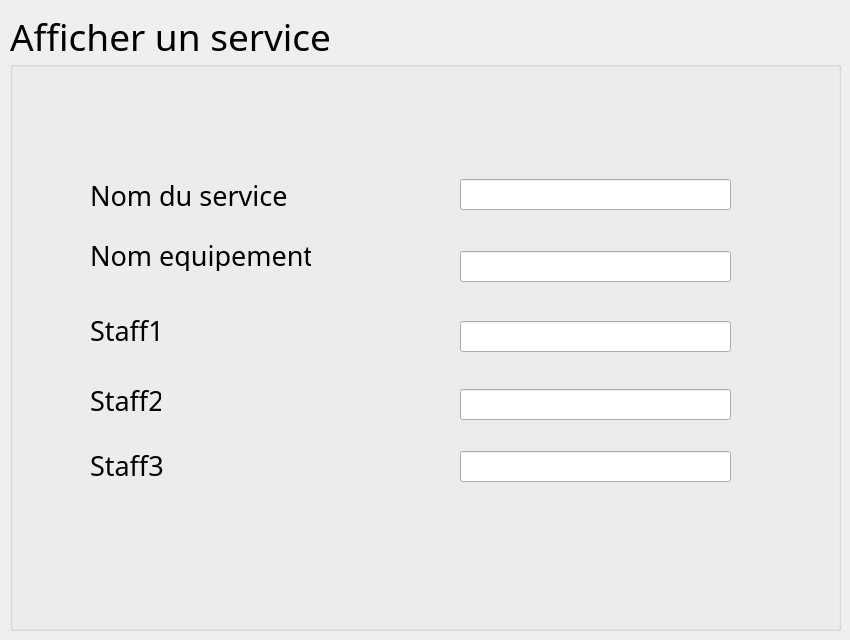
        <widget class="QWidget" name="AffichageService">
         <widget class="QGroupBox" name="groupBox_7">
          <property name="geometry">
           <rect>
            <x>10</x>
            <y>10</y>
            <width>831</width>
            <height>621</height>
           </rect>
          </property>
          <property name="font">
           <font>
            <family>Quicksand SemiBold</family>
            <pointsize>28</pointsize>
           </font>
          </property>
          <property name="title">
           <string>Afficher un service</string>
          </property>
          <widget class="QLabel" name="nom_service_4">
           <property name="geometry">
            <rect>
             <x>80</x>
             <y>170</y>
             <width>211</width>
             <height>31</height>
            </rect>
           </property>
           <property name="font">
            <font>
             <family>Quicksand SemiBold</family>
             <pointsize>20</pointsize>
            </font>
           </property>
           <property name="text">
            <string>Nom du service</string>
           </property>
          </widget>
          <widget class="QPushButton" name="pushButton_RetourAffService">
           <property name="geometry">
            <rect>
             <x>10</x>
             <y>580</y>
             <width>61</width>
             <height>31</height>
            </rect>
           </property>
           <property name="styleSheet">
            <string notr="true">#pushButton_RetourAffService{
background-color: transparent;
border-image: url(:/pics/pics/precedent.png);
background: none;
border: none;
background-repeat: none;
}</string>
           </property>
           <property name="text">
            <string/>
           </property>
          </widget>
          <widget class="QLabel" name="staff2_4">
           <property name="geometry">
            <rect>
             <x>80</x>
             <y>380</y>
             <width>71</width>
             <height>21</height>
            </rect>
           </property>
           <property name="font">
            <font>
             <family>Quicksand SemiBold</family>
             <pointsize>20</pointsize>
            </font>
           </property>
           <property name="text">
            <string>Staff2</string>
           </property>
          </widget>
          <widget class="QLabel" name="staff3_4">
           <property name="geometry">
            <rect>
             <x>80</x>
             <y>440</y>
             <width>81</width>
             <height>31</height>
            </rect>
           </property>
           <property name="font">
            <font>
             <family>Quicksand SemiBold</family>
             <pointsize>20</pointsize>
            </font>
           </property>
           <property name="text">
            <string>Staff3</string>
           </property>
          </widget>
          <widget class="QLabel" name="staff1_4">
           <property name="geometry">
            <rect>
             <x>80</x>
             <y>310</y>
             <width>91</width>
             <height>21</height>
            </rect>
           </property>
           <property name="font">
            <font>
             <family>Quicksand SemiBold</family>
             <pointsize>20</pointsize>
            </font>
           </property>
           <property name="text">
            <string>Staff1</string>
           </property>
          </widget>
          <widget class="QLineEdit" name="lineEdit_AffNomService">
           <property name="geometry">
            <rect>
             <x>450</x>
             <y>169</y>
             <width>271</width>
             <height>31</height>
            </rect>
           </property>
           <property name="readOnly">
            <bool>true</bool>
           </property>
          </widget>
          <widget class="QLineEdit" name="lineEdit_AffStaff1">
           <property name="geometry">
            <rect>
             <x>450</x>
             <y>311</y>
             <width>271</width>
             <height>31</height>
            </rect>
           </property>
           <property name="readOnly">
            <bool>true</bool>
           </property>
          </widget>
          <widget class="QLineEdit" name="lineEdit_AffStaff2">
           <property name="geometry">
            <rect>
             <x>450</x>
             <y>379</y>
             <width>271</width>
             <height>31</height>
            </rect>
           </property>
           <property name="readOnly">
            <bool>true</bool>
           </property>
          </widget>
          <widget class="QLineEdit" name="lineEdit_AffStaff3">
           <property name="geometry">
            <rect>
             <x>450</x>
             <y>441</y>
             <width>271</width>
             <height>31</height>
            </rect>
           </property>
           <property name="readOnly">
            <bool>true</bool>
           </property>
          </widget>
          <widget class="QPushButton" name="pushButton_modifierServiceAff">
           <property name="geometry">
            <rect>
             <x>770</x>
             <y>560</y>
             <width>51</width>
             <height>51</height>
            </rect>
           </property>
           <property name="styleSheet">
            <string notr="true">#pushButton_modifierServiceAff{
background-color: transparent;
border-image: url(:/pics/pics/modifier.png);
background: none;
border: none;
background-repeat: none;
}</string>
           </property>
           <property name="text">
            <string/>
           </property>
          </widget>
          <widget class="QPushButton" name="pushButton_imprimerService">
           <property name="geometry">
            <rect>
             <x>770</x>
             <y>20</y>
             <width>41</width>
             <height>41</height>
            </rect>
           </property>
           <property name="styleSheet">
            <string notr="true">#pushButton_imprimerService{
background-color: transparent;
border-image: url(:/pics/pics/printSahar.png);
background: none;
border: none;
background-repeat: none;
}</string>
           </property>
           <property name="text">
            <string/>
           </property>
          </widget>
          <widget class="QLabel" name="label_48">
           <property name="geometry">
            <rect>
             <x>80</x>
             <y>230</y>
             <width>221</width>
             <height>31</height>
            </rect>
           </property>
           <property name="font">
            <font>
             <family>Quicksand SemiBold</family>
             <pointsize>20</pointsize>
            </font>
           </property>
           <property name="text">
            <string>Nom equipement</string>
           </property>
          </widget>
          <widget class="QLineEdit" name="lineEdit_AffEquipement">
           <property name="geometry">
            <rect>
             <x>450</x>
             <y>241</y>
             <width>271</width>
             <height>31</height>
            </rect>
           </property>
          </widget>
         </widget>
        </widget>
